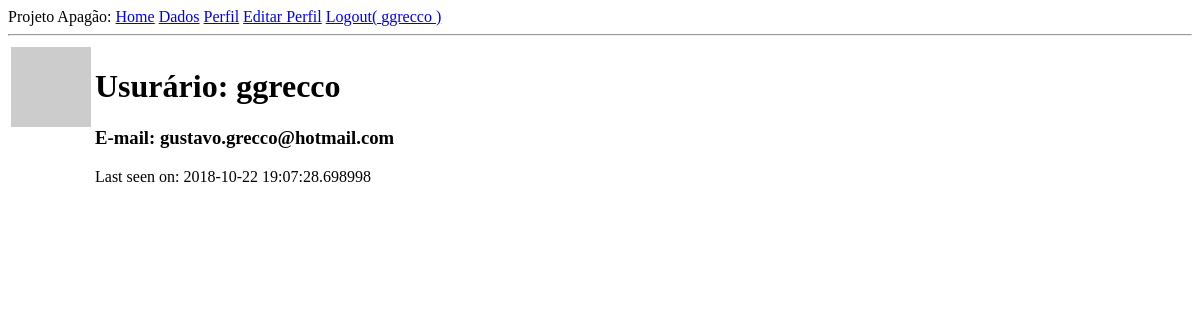
Before: /user/ggrecco (signed in) with the older database file.
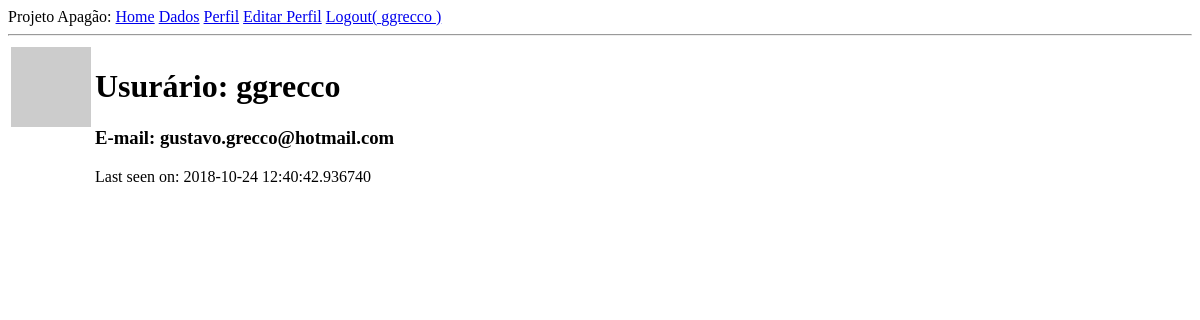
After: the same page with the newer database file.
### app/models.py (models this page shows, shortened)
class User(UserMixin, db.Model):
    id = db.Column(db.Integer, primary_key=True)
    username = db.Column(db.String(64), index=True, unique=True)
    email = db.Column(db.String(120), index=True, unique=True)
    password_hash = db.Column(db.String(128))
    tackles = db.relationship('Tackle', backref='author', lazy='dynamic')
    about_me = db.Column(db.String(140))
    last_seen = db.Column(db.DateTime, default=datetime.utcnow)
    def avatar(self, size):
        digest = md5(self.email.lower().encode('utf-8')).hexdigest()
        return 'https://www.gravatar.com/avatar/{}?d=identicon&s={}'.format(
            digest, size)

### app/routes.py (the view)
@app.route('/user/<username>')
@login_required
def user(username):
    user = User.query.filter_by(username=username).first_or_404()
    return render_template('user.html', user=user)

### app/models.py (called while the page is built)
@login.user_loader
def load_user(id):
    return User.query.get(int(id))

### app/routes.py (called while the page is built)
@app.before_request
def before_request():
    if current_user.is_authenticated:
        current_user.last_seen = datetime.utcnow()
        db.session.commit()

### app/templates/user.html (shortened to what this page needs)
{% extends "base.html" %}
{% block content %}
<table>
  <tr valign="top">
    <td> <img src="{{ user.avatar(128) }}" alt=""> </td>
    <td>
        <h1>Usurário: {{ user.username }}</h1>
        <h3>E-mail: {{ user.email }}</h3>
         {% if user.last_seen %}<p>Last seen on: {{ user.last_seen }}</p>{% endif %}
    </td>
  </tr>
</table>
{% endblock %}

### app/templates/base.html (shortened to what this page needs)
<!DOCTYPE html>
<html>
    <head>
    </head>
    <body>
        <div>
          Projeto Apagão:
          <a href="{{ url_for('index')}}">Home</a>
          {% if current_user.is_anonymous %}
          <a href="{{ url_for('login') }}">Login</a>
          {% else %}
          <a href="{{ url_for('tackle') }}">Dados</a>
          <a href="{{ url_for('user', username=current_user.username) }}"> Perfil</a>
          <a href="{{ url_for('edit_profile') }}"> Editar Perfil</a>
          <a href="{{ url_for('logout') }}"> Logout( {{current_user.username}} )</a>
          {% endif %}
        </div>
        <hr>
        {% block content %}{% endblock %}
    </body>
</html>

Changed rows visible on the page:
changed User "ggrecco": last_seen "2018-10-22 19:07:28.698998" → "2018-10-24 12:40:42.936740"
